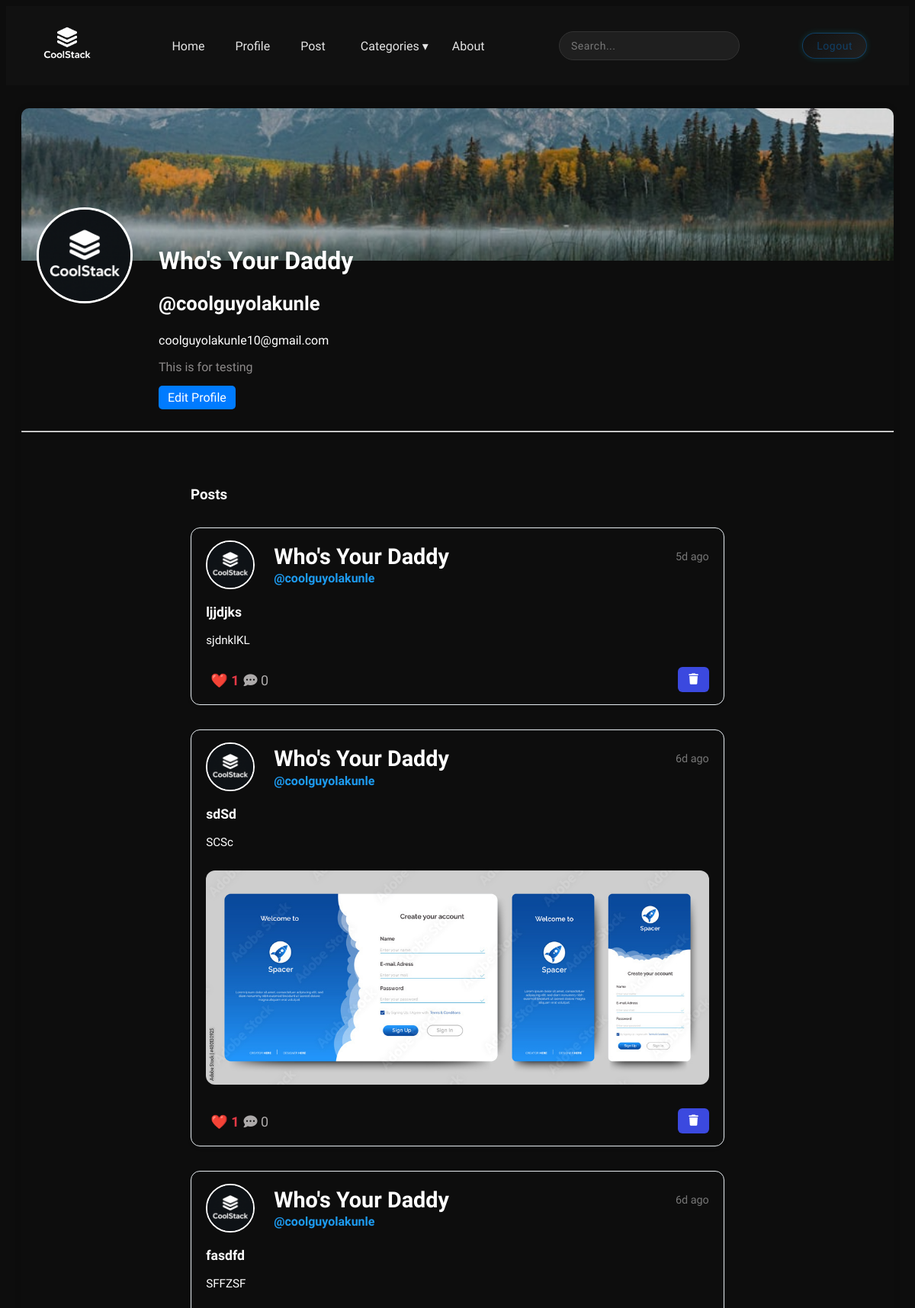
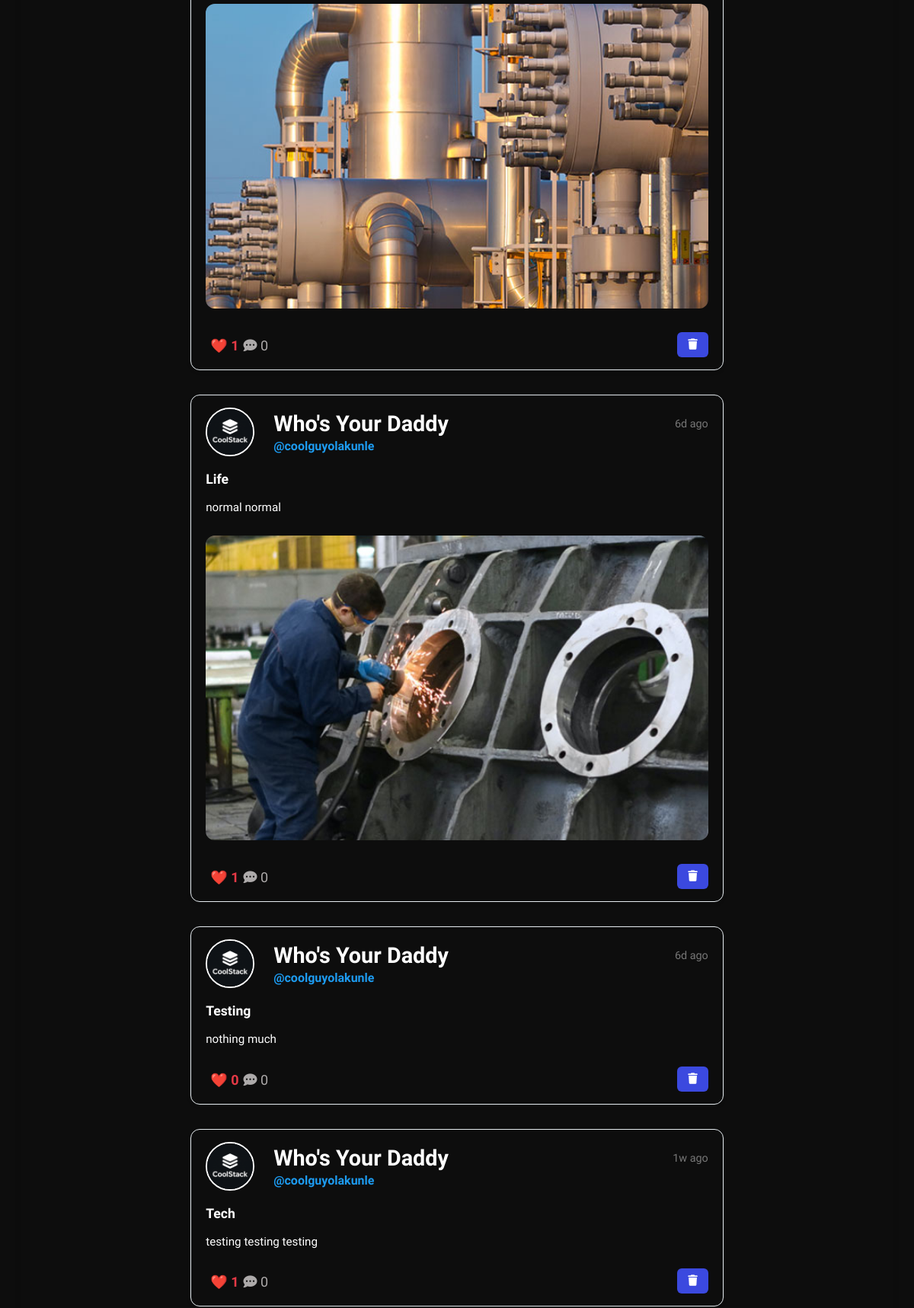
The app's page /profile (signed in, upper part) with its own data (2 pictures, top to bottom).
### app/models.py (models this page shows)
class User(db.Model, UserMixin):
    id = db.Column(db.Integer, primary_key=True)
    fullname = db.Column(db.String(100), nullable=True)
    username = db.Column(db.String(100), unique=True, nullable=False)
    email = db.Column(db.String(150), unique=True, nullable=False)
    dob = db.Column(db.Date)
    gender = db.Column(db.String)
    phone_number = db.Column(db.String(20))
    password = db.Column(db.String(200), nullable=False)
    profile_pic = db.Column(db.String(200), default='default.png')
    cover_photo = db.Column(db.String(200), default='default_cover.jpg')
    bio = db.Column(db.Text, default="")
    posts = db.relationship('Post', backref='author', lazy=True)
    likes = db.relationship('Like', backref='user', lazy=True)
    comments = db.relationship('Comment', backref='comment_author', lazy=True)

class Post(db.Model):
    id = db.Column(db.Integer, primary_key=True)
    title = db.Column(db.String(200), nullable=False)
    content = db.Column(db.Text, nullable=False)
    image = db.Column(db.String(200), nullable=True)
    video = db.Column(db.String(120))
    category = db.Column(db.String(100), nullable=True)
    date_posted = db.Column(db.DateTime, default=datetime.utcnow)
    user_id = db.Column(db.Integer, db.ForeignKey('user.id'), nullable=False)
    likes = db.relationship('Like', backref='post', lazy=True)
    comments = db.relationship('Comment', backref='post', lazy=True, cascade="all, delete-orphan")

### app/routes.py (the view)
@bp.route('/profile')
@login_required
def profile():
    posts = Post.query.filter_by(user_id=current_user.id).order_by(Post.date_posted.desc()).all()
    return render_template('profile.html', user=current_user, posts=posts)

### app/models.py (called while the page is built)
@login_manager.user_loader
def load_user(user_id):
    return User.query.get(int(user_id))

### app/templates/profile.html (shortened to what this page needs)
{% extends 'base.html' %}
{% block content %}
<div class="profile">
  <div class="cover-photo">
    <img src="{{ url_for('static', filename='uploads/cover_photos/' ~ user.cover_photo) }}" alt="Cover Photo">
  </div>
  <div class="profile-info">
    <div class="profile-pic">
      <img src="{{ url_for('static', filename='uploads/profile_pics/' ~ user.profile_pic) }}" alt="Profile Picture">
    </div>
    <div class="profile-details">
        <h1>{{ user.fullname }}</h1>
        <h2>@{{ user.username }}</h2>
        <p>{{ user.email }}</p>
        <p class="bio">{{ user.bio or "No bio yet." }}</p>
        {% if current_user.is_authenticated and current_user.id == user.id %}
            <a href="{{ url_for('main.edit_profile') }}" class="edit-btn">Edit Profile</a>
        {% endif %}
    </div>
  </div>
  <hr>
  <div class="user-posts">
    <h3>Posts</h3>
    {% if posts %}
    {% for post in posts %}
      <div class="post">
        <div class="post-header">
          <img src="{{ url_for('static', filename='uploads/profile_pics/' ~ post.author.profile_pic) }}" class="avatar">
          <div class="author-info">
            <div class="full-date">
              <h1 class="fullname">{{ post.author.fullname }}</h1>
              <span class="full date" data-time="{{ post.date_posted.isoformat() }}"></span>
            </div>
            <a href="{{ url_for('main.view_profile', username=post.author.username) }}" class="username">@{{ post.author.username }}</a>
          </div>
        </div>
        <a href="{{ url_for('main.view_post', post_id=post.id) }}" class="post-link">
          <h3>{{ post.title }}</h3>
          <p>{{ post.content[:200] }}{% if post.content|length > 200 %}...{% endif %}</p>
          {% if post.image %}
            <img src="{{ url_for('static', filename='uploads/post_images/' ~ post.image) }}" class="post-image">
          {% endif %}
        </a>
        <div class="post-footer">
          <div class="post-like-comment">
              <button class="like-btn" data-post-id="{{ post.id }}">
                ❤️ <span id="like-count-{{ post.id }}">{{ post.likes|length }}</span>
              </button>
              <a href="#" class="comment-btn" data-post-id="{{ post.id }}"><i class="fas fa-comment-dots"></i>
              {{ post.comments|length }}</a>
            </div>
          {% if current_user.is_authenticated and post.user_id == current_user.id %}
          <form method="POST" action="{{ url_for('main.delete_post', post_id=post.id) }}" class="delete-post-form">
            <button type="button" class="delete" data-post-id="{{ post.id }}"><i class="fas fa-trash"></i></button>
          </form>
          {% endif %}
        </div>
      </div>
    {% endfor %}
    {% else %}
    <p>No posts yet.</p>
    {% endif %}
  </div>
</div>
{% endblock %}

### app/static/style.css (style rules this page uses)
:root { --bg: #0d0d0d; --card: #181818; --text: #e6e6e6; --accent: #1d9bf0; --gray: #888; }
* { text-decoration: none; height: auto; font-family: "Questrial", sans-serif; }
body { font-family: "Questrial", sans-serif; background: var(--bg); color: white; }
.profile { max-width: none; border-radius: 10px; overflow: hidden; box-shadow: 0 0 10px #0000001a; }
.cover-photo img { width: 100%; height: 200px; object-fit: cover; display: block; }
.profile-info { position: relative; padding: 20px; margin-top: -60px; }
.profile-pic { position: absolute; top: -10px; left: 20px; border: 3px solid #fff; border-radius: 50%; overflow: hidden; width: 120px; height: 120px; }
.profile-pic img { width: 100%; height: 100%; object-fit: cover; }
.profile-details { margin-left: 160px; }
.profile-details h2 { margin: 0; font-size: 1.6em; }
.profile-details .bio { color: #8c8989; margin: 5px 0; }
.edit-btn { display: inline-block; padding: 6px 12px; background-color: #007bff; color: #fff; border-radius: 5px; margin-top: 10px; }
.user-posts { padding: 20px; max-width: 700px; margin: 2rem auto; }
.post { max-width: 700px; margin: 2rem auto; padding: 0 1rem; }
h2 { font-weight: 700; font-size: 1.5rem; margin-bottom: 1rem; padding-bottom: 0.5rem; }
.post { border: 1px solid #e6ecf0; border-radius: 12px; padding: 1rem 1.2rem; margin-bottom: 1.5rem; box-shadow: 0 2px 6px rgba(0, 0, 0, 0.05); transition: transform 0.2s ease; }
.post-header { display: flex; align-items: center; gap: 10px; margin-bottom: 0.8rem; }
.author-info { display: flex; flex-direction: column; flex: 1; }
.full-date { display: flex; justify-content: space-between; align-items: center; width: 100%; }
.full { font-size: 0.9rem; color: #777; white-space: nowrap; }
.fullname { font-size: 1rem; font-weight: 600; margin: 0; line-height: 1.2; }
.username { font-size: 0.9rem; color: #888; text-decoration: none; margin-top: 2px; }
.post-header .avatar { width: 45px; height: 45px; border-radius: 50%; object-fit: cover; margin-right: 0.8rem; border: 2px solid #e6ecf0; }
.post-header .username { font-weight: 600; color: #1d9bf0; text-decoration: none; font-size: 1rem; }
.post-footer { display: flex; justify-content: space-between; align-items: center; margin-top: 0.6rem; font-size: 0.9rem; color: #555; }
.post-like-comment { display: flex; align-items: center; margin-top: 0.6rem; font-size: 0.9rem; color: #555; }
.like-btn { border: none; background: none; cursor: pointer; font-size: 18px; }
.post h3 { font-size: 1.1rem; font-weight: 700; margin: 0.5rem 0; }
.post p { line-height: 1.6; font-size: 0.95rem; color: white; margin-bottom: 0.7rem; }
.post-image { width: 100%; border-radius: 12px; margin: 0.6rem 0; object-fit: cover; max-height: 400px; }
.post-footer { display: flex; justify-content: space-between; align-items: center; font-size: 0.9rem; color: #536471; }
.date { position: relative; cursor: default; margin-left: 50px; }
.comment-btn { background: none; border: none; color: #adaaaa; cursor: pointer; font-size: 18px; transition: color 0.3s; }
.post-header { display: flex; align-items: center; margin-bottom: 20px; }
.post-header .avatar { width: 60px; height: 60px; border-radius: 50%; object-fit: cover; margin-right: 15px; border: 2px solid white; }
.author-info h1 { margin: 0; font-size: 1.8rem; }
.author-info .username { font-size: 1rem; text-decoration: none; }
.post-link h3 { color: white; margin-bottom: 8px; }
.post-link p { color: white; line-height: 1.6; margin-bottom: 15px; }
.like-btn { text-decoration: none; color: #e63946; font-weight: bold; transition: color 0.2s ease; }
.delete { color: white !important; border: none; padding: 8px 14px; border-radius: 6px; cursor: pointer; transition: background 0.5s ease; }
form button, form input[type="submit"] { margin-top: 8px; padding: 10px 18px; border: none; background: #3b49df; color: #fff; border-radius: 8px; cursor: pointer; font-size: 0.9rem; transition: background 0.2s ease; }

### records on screen
User: cover_photo (picture), profile_pic (picture), fullname "Who's Your Daddy", username "coolguyolakunle", email "coolguyolakunle10@gmail.com", bio "This is for testing"
Post: profile_pic (picture), author.fullname "Who's Your Daddy", author.username "coolguyolakunle", title "ljjdjks", content "sjdnklKL", likes|length "1", comments|length "0"
Post: profile_pic (picture), author.fullname "Who's Your Daddy", author.username "coolguyolakunle", title "sdSd", content "SCSc", image (picture), likes|length "1", comments|length "0"
Post: profile_pic (picture), author.fullname "Who's Your Daddy", author.username "coolguyolakunle", title "fasdfd", content "SFFZSF", image (picture), likes|length "1", comments|length "0"
Post: profile_pic (picture), author.fullname "Who's Your Daddy", author.username "coolguyolakunle", title "Life", content "normal normal", image (picture), likes|length "1", comments|length "0"
Post: profile_pic (picture), author.fullname "Who's Your Daddy", author.username "coolguyolakunle", title "Testing", content "nothing much", likes|length "0", comments|length "0"
Post: profile_pic (picture), author.fullname "Who's Your Daddy", author.username "coolguyolakunle", title "Tech", content "testing testing testing", likes|length "1", comments|length "0"
